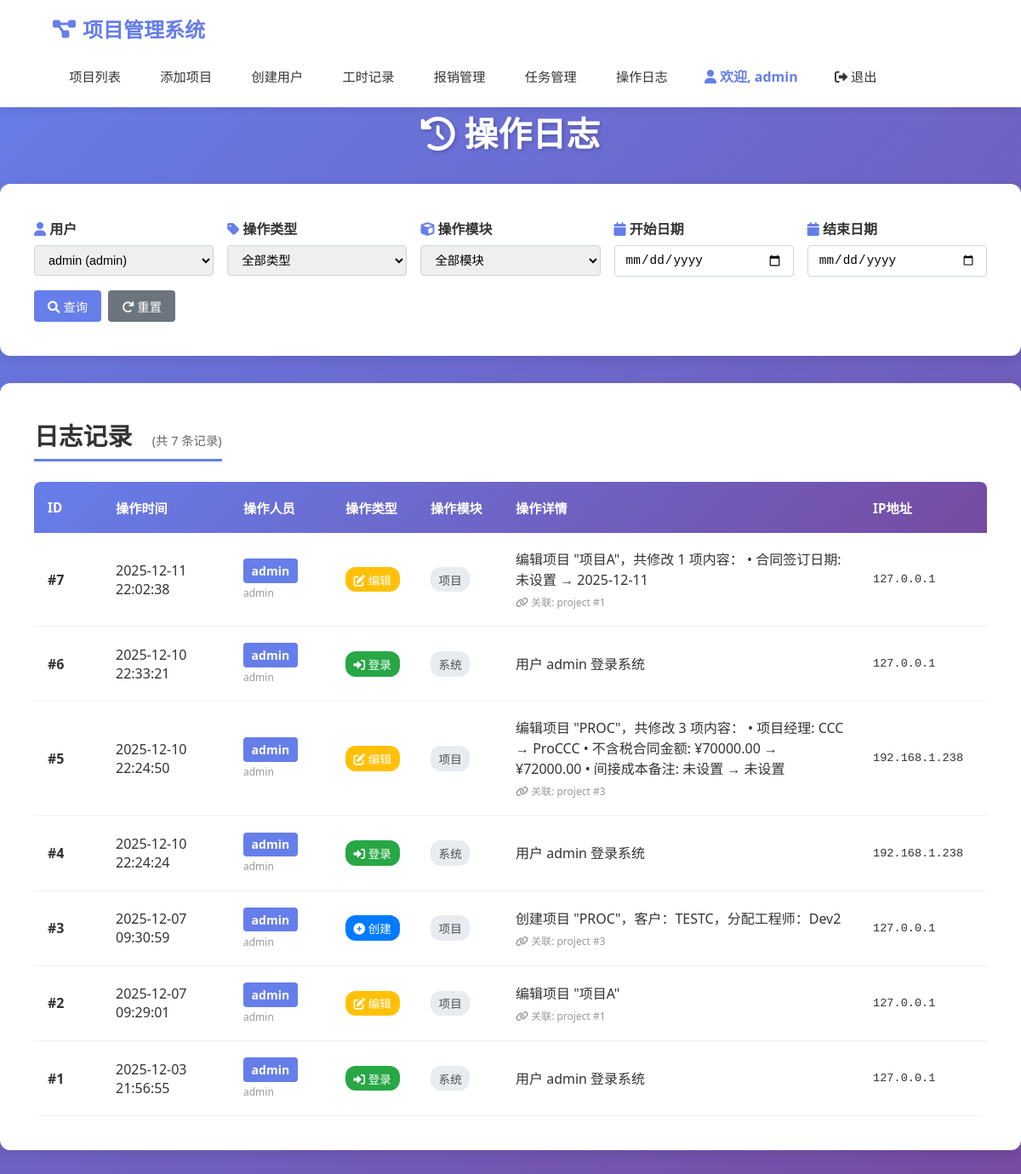
Screenshot of /operation-logs?user_id=1 (signed in) with the database file from the repository.
### models.py (models this page shows, shortened)
class User(UserMixin, db.Model):
    __tablename__ = "users"
    id = db.Column(db.Integer, primary_key=True, autoincrement=True)
    username = db.Column(db.String(80), unique=True, nullable=False)
    password_hash = db.Column(db.String(120), nullable=False)
    role = db.Column(db.String(20), nullable=False)  # 'admin', 'developer'
    created_at = db.Column(db.DateTime, default=datetime.utcnow)
    def is_admin(self):
        return self.role == 'admin'

class OperationLog(db.Model):
    __tablename__ = 'operation_logs'
    id = db.Column(db.Integer, primary_key=True)
    user_id = db.Column(db.Integer, db.ForeignKey('users.id'), nullable=False)
    operation_type = db.Column(db.String(50), nullable=False)  # 操作类型：登录、创建、编辑、删除、审批等
    operation_module = db.Column(db.String(50), nullable=False)  # 操作模块：项目、工时、报销、任务等
    operation_detail = db.Column(db.Text)  # 操作详情
    target_type = db.Column(db.String(50))  # 目标对象类型：project、worklog、expense等
    target_id = db.Column(db.Integer)  # 目标对象ID
    ip_address = db.Column(db.String(50))  # IP地址
    user_agent = db.Column(db.String(500))  # 浏览器信息
    created_at = db.Column(db.DateTime, default=datetime.utcnow, nullable=False)
    user = db.relationship('User', backref=db.backref('logs', lazy=True), foreign_keys=[user_id])
    def get_operation_icon(self):
        icons = {
            '登录': 'fa-sign-in-alt',
            '登出': 'fa-sign-out-alt',
            '创建': 'fa-plus-circle',
            '编辑': 'fa-edit',
            '删除': 'fa-trash-alt',
            '审批': 'fa-check-circle',
            '拒绝': 'fa-times-circle',
            '分配': 'fa-user-plus',
            '更新状态': 'fa-sync-alt',
            '上传': 'fa-upload',
            '下载': 'fa-download',
            '查看': 'fa-eye'
        }
        return icons.get(self.operation_type, 'fa-circle')
    def get_operation_color(self):
        colors = {
            '登录': '#28a745',
            '登出': '#6c757d',
            '创建': '#007bff',
            '编辑': '#ffc107',
            '删除': '#dc3545',
            '审批': '#28a745',
            '拒绝': '#dc3545',
            '分配': '#17a2b8',
            '更新状态': '#6f42c1',
            '上传': '#20c997',
            '下载': '#fd7e14',
            '查看': '#6c757d'
        }
        return colors.get(self.operation_type, '#6c757d')

### app.py (the view, shortened to what this page needs)
@app.route("/operation-logs")
@login_required
def operation_logs():
    if not current_user.is_admin():
        flash("只有管理员可以查看操作日志")
        return redirect(url_for("index"))
    user_id = request.args.get('user_id', type=int)
    operation_type = request.args.get('operation_type')
    operation_module = request.args.get('operation_module')
    date_from = request.args.get('date_from')
    date_to = request.args.get('date_to')
    page = request.args.get('page', 1, type=int)
    per_page = 50
    query = OperationLog.query
    if user_id:
        query = query.filter_by(user_id=user_id)
    if operation_type:
        query = query.filter_by(operation_type=operation_type)
    if operation_module:
        query = query.filter_by(operation_module=operation_module)
    if date_from:
        try:
            from_date = datetime.strptime(date_from, '%Y-%m-%d')
            query = query.filter(OperationLog.created_at >= from_date)
        except ValueError:
            pass
    pagination = query.order_by(OperationLog.created_at.desc()).paginate(
        page=page, per_page=per_page, error_out=False
    )
    logs = pagination.items
    users = User.query.all()
    operation_types = db.session.query(OperationLog.operation_type).distinct().all()
    operation_types = [t[0] for t in operation_types]
    operation_modules = db.session.query(OperationLog.operation_module).distinct().all()
    operation_modules = [m[0] for m in operation_modules]
    return render_template(
        "operation_logs.html",
        logs=logs,
        pagination=pagination,
        users=users,
        operation_types=operation_types,
        operation_modules=operation_modules,
        selected_user_id=user_id,
        selected_operation_type=operation_type,
        selected_operation_module=operation_module,
        date_from=date_from,
        date_to=date_to
    )

### app.py (called while the page is built)
@login_manager.user_loader
def load_user(user_id):
    return User.query.get(int(user_id))

### templates/operation_logs.html (shortened to what this page needs)
{% extends "base.html" %}
{% block content %}
<h1 class="page-title">
    <i class="fas fa-history"></i> 操作日志
</h1>
<div class="card" style="margin-bottom: 2rem;">
    <form method="GET" action="{{ url_for('operation_logs') }}" style="display: grid; grid-template-columns: repeat(auto-fit, minmax(200px, 1fr)); gap: 1rem;">
        <div class="form-group" style="margin-bottom: 0;">
            <label class="form-label">
                <i class="fas fa-user" style="color: #667eea;"></i> 用户
            </label>
            <select name="user_id" class="form-control">
                {% for user in users %}
                    <option value="{{ user.id }}" {% if selected_user_id == user.id %}selected{% endif %}>
                        {{ user.username }} ({{ user.role }})
                    </option>
                {% endfor %}
            </select>
        </div>
        <div class="form-group" style="margin-bottom: 0;">
            <label class="form-label">
                <i class="fas fa-tag" style="color: #667eea;"></i> 操作类型
            </label>
            <select name="operation_type" class="form-control">
                <option value="">全部类型</option>
            </select>
        </div>
        <div class="form-group" style="margin-bottom: 0;">
            <label class="form-label">
                <i class="fas fa-cube" style="color: #667eea;"></i> 操作模块
            </label>
            <select name="operation_module" class="form-control">
                <option value="">全部模块</option>
            </select>
        </div>
        <div class="form-group" style="margin-bottom: 0;">
            <label class="form-label">
                <i class="fas fa-calendar" style="color: #667eea;"></i> 开始日期
            </label>
            <input type="date" name="date_from" class="form-control" value="{{ date_from or '' }}">
        </div>
        <div class="form-group" style="margin-bottom: 0;">
            <label class="form-label">
                <i class="fas fa-calendar" style="color: #667eea;"></i> 结束日期
            </label>
            <input type="date" name="date_to" class="form-control" value="{{ date_to or '' }}">
        </div>
        <div style="display: flex; align-items: flex-end; gap: 0.5rem;">
            <button type="submit" class="btn btn-primary">
                <i class="fas fa-search"></i> 查询
            </button>
            <a href="{{ url_for('operation_logs') }}" class="btn btn-secondary">
                <i class="fas fa-redo"></i> 重置
            </a>
        </div>
    </form>
</div>
<div class="card">
    <div style="margin-bottom: 1.5rem; display: flex; justify-content: space-between; align-items: center;">
        <h2 style="margin: 0; color: #333;">
            日志记录
            <span style="color: #666; font-size: 0.9rem; font-weight: normal; margin-left: 1rem;">
                (共 {{ pagination.total }} 条记录)
            </span>
        </h2>
    </div>
    {% if logs %}
    <div class="table-container">
        <table class="project-table">
            <thead>
                <tr>
                    <th style="width: 80px;">ID</th>
                    <th style="width: 150px;">操作时间</th>
                    <th style="width: 120px;">操作人员</th>
                    <th style="width: 100px;">操作类型</th>
                    <th style="width: 100px;">操作模块</th>
                    <th>操作详情</th>
                    <th style="width: 150px;">IP地址</th>
                </tr>
            </thead>
            <tbody>
                {% for log in logs %}
                <tr>
                    <td><strong>#{{ log.id }}</strong></td>
                    <td>{{ log.created_at.strftime('%Y-%m-%d %H:%M:%S') }}</td>
                    <td>
                        <span class="badge" style="background: #667eea; color: white; padding: 0.3rem 0.6rem; border-radius: 4px;">
                            {{ log.user.username }}
                        </span>
                        <div style="font-size: 0.75rem; color: #999; margin-top: 0.2rem;">
                            {{ log.user.role }}
                        </div>
                    </td>
                    <td>
                        <span class="operation-badge" style="background: {{ log.get_operation_color() }};">
                            <i class="fas {{ log.get_operation_icon() }}"></i>
                            {{ log.operation_type }}
                        </span>
                    </td>
                    <td>
                        <span class="module-badge">
                            {{ log.operation_module }}
                        </span>
                    </td>
                    <td style="max-width: 400px;">
                        <div class="log-detail">
                            {{ log.operation_detail }}
                        </div>
                        {% if log.target_type and log.target_id %}
                            <div style="font-size: 0.75rem; color: #999; margin-top: 0.3rem;">
                                <i class="fas fa-link"></i>
                                关联: {{ log.target_type }} #{{ log.target_id }}
                            </div>
                        {% endif %}
                    </td>
                    <td>
                        <div style="font-family: monospace; font-size: 0.85rem;">
                            {{ log.ip_address }}
                        </div>
                    </td>
                </tr>
                {% endfor %}
            </tbody>
        </table>
    </div>
    {% else %}
    <div class="empty-state">
        <i class="fas fa-history" style="font-size: 4rem; color: #ddd; margin-bottom: 1rem;"></i>
        <h3>暂无操作日志</h3>
        <p>没有找到符合条件的操作记录，请调整查询条件</p>
    </div>
    {% endif %}
</div>
{% endblock %}

### templates/base.html (shortened to what this page needs)
<!DOCTYPE html>
<html lang="zh-CN">
<head>
    <link rel="stylesheet" href="{{ url_for('static', filename='style.css') }}">
    <link rel="stylesheet" href="https://cdnjs.cloudflare.com/ajax/libs/font-awesome/6.0.0/css/all.min.css">
</head>
<body>
        <header class="header">
            <div class="header-content">
                <a href="{{ url_for('index') }}" class="logo">
                    <i class="fas fa-project-diagram"></i> 项目管理系统
                </a>
                <nav class="nav">
                    {% if current_user.is_authenticated %}
                        {% if current_user.is_admin() %}
                            <a href="{{ url_for('index') }}">项目列表</a>
                            <a href="{{ url_for('create_project') }}">添加项目</a>
                            <a href="{{ url_for('create_user') }}">创建用户</a>
                            <a href="{{ url_for('worklog_list') }}">工时记录</a>
                            <a href="{{ url_for('expense_list') }}">报销管理</a>
                            <a href="{{ url_for('task_list') }}">任务管理</a>
                            <a href="{{ url_for('operation_logs') }}" class="nav-link">操作日志</a>
                        {% elif current_user.is_developer() %}
                            <a href="{{ url_for('worklog_list') }}">我的工时</a>
                            <a href="{{ url_for('create_worklog') }}">记录工时</a>
                            <a href="{{ url_for('expense_list') }}">我的报销</a>
                            <a href="{{ url_for('expense_create') }}">申请报销</a>
                            <a href="{{ url_for('task_list') }}">我的任务</a>
                        {% endif %}
                        <span><i class="fas fa-user"></i> 欢迎, {{ current_user.username }}</span>
                        <a href="{{ url_for('logout') }}"><i class="fas fa-sign-out-alt"></i> 退出</a>
                    {% endif %}
                </nav>
            </div>
        </header>
    <div class="cibtauber">
        <main class="main-content">
            {% block content %}{% endblock %}
        </main>
    </div>
</body>
</html>

### static/style.css (style rules this page uses)
* { margin: 0; padding: 0; box-sizing: border-box; }
body { font-family: 'Segoe UI', Tahoma, Geneva, Verdana, sans-serif; background: linear-gradient(135deg, #667eea 0%, #764ba2 100%); min-height: 100vh; }
.page-title { font-size: 2.5rem; color: white; margin-bottom: 2rem; text-align: center; text-shadow: 2px 2px 4px rgba(0,0,0,0.2); }
.card { background: white; border-radius: 12px; padding: 2.5rem; box-shadow: 0 4px 15px rgba(0,0,0,0.1); margin-bottom: 2rem; width: 100%; max-width: 100% !important; }
.card h2 { color: #333; margin-bottom: 1.5rem; font-size: 1.8rem; border-bottom: 3px solid #667eea; padding-bottom: 0.5rem; }
.table-container { width: 100%; overflow-x: auto; }
.project-table { width: 100%; border-collapse: collapse; background: white; border-radius: 8px; overflow: hidden; }
.project-table thead { background: linear-gradient(135deg, #667eea 0%, #764ba2 100%); }
.project-table thead th { color: white; padding: 1.2rem 1rem; text-align: left; font-weight: 600; font-size: 0.95rem; }
.project-table tbody tr { border-bottom: 1px solid #f0f0f0; transition: background-color 0.3s; }
.project-table td { padding: 1.2rem 1rem; color: #333; }
.btn { padding: 0.75rem 1.5rem; border-radius: 8px; border: none; cursor: pointer; font-size: 1rem; font-weight: 500; text-decoration: none; display: inline-block; transition: all 0.3s ease; text-align: center; }
.btn-primary { background: linear-gradient(135deg, #667eea 0%, #764ba2 100%); color: white; }
.btn-secondary { background: #6c757d; color: white; }
.form-group { margin-bottom: 1.5rem; }
.form-label { display: block; margin-bottom: 0.5rem; color: #333; font-weight: 600; }
.form-control { width: 100%; padding: 0.75rem; border: 2px solid #e1e5e9; border-radius: 8px; font-size: 1rem; transition: border-color 0.3s; }
.badge { display: inline-block; padding: 0.35rem 0.75rem; font-size: 0.875rem; font-weight: 600; border-radius: 20px; text-align: center; }

### templates/base.html (style rules this page uses)
.header { background: white; box-shadow: 0 2px 10px rgba(0,0,0,0.1); position: sticky; top: 0; z-index: 1000; width: 100%; }
.header-content { max-width: 95%; margin: 0 auto; padding: 1rem 2rem; display: flex; justify-content: space-between; align-items: center; flex-wrap: wrap; gap: 1rem; }
.logo { font-size: 1.5rem; font-weight: bold; color: #667eea; text-decoration: none; display: flex; align-items: center; gap: 0.5rem; transition: color 0.3s ease; }
.nav { display: flex; gap: 0.5rem; align-items: center; flex-wrap: wrap; }
.nav a { color: #333; text-decoration: none; padding: 0.6rem 1.2rem; border-radius: 6px; transition: all 0.3s ease; font-weight: 500; white-space: nowrap; font-size: 0.95rem; }
.nav span { color: #667eea; font-weight: 600; padding: 0.6rem 1rem; white-space: nowrap; }

### templates/operation_logs.html (style rules this page uses)
.operation-badge { display: inline-block; padding: 0.3rem 0.6rem; border-radius: 12px; color: white; font-size: 0.85rem; font-weight: 500; white-space: nowrap; }
.module-badge { display: inline-block; padding: 0.3rem 0.6rem; border-radius: 12px; background: #e9ecef; color: #495057; font-size: 0.85rem; font-weight: 500; }
.log-detail { word-break: break-word; line-height: 1.5; }
.form-group { margin-bottom: 1rem; }
.form-label { display: block; margin-bottom: 0.5rem; font-weight: 600; color: #333; }
.form-control { width: 100%; padding: 0.5rem 0.75rem; border: 1px solid #ced4da; border-radius: 4px; font-size: 0.9rem; }
.btn { display: inline-block; padding: 0.5rem 1rem; border: none; border-radius: 4px; font-size: 0.9rem; cursor: pointer; text-decoration: none; transition: all 0.2s; }
.btn-primary { background: #667eea; color: white; }
.btn-secondary { background: #6c757d; color: white; }
.badge { display: inline-block; }

### rows the page displays
User: username "admin"
OperationLog: id "7", created_at "2025-12-11 22:02:38", user.username "admin", user.role "admin", operation_type "编辑", operation_module "项目", operation_detail "编辑项目 \"项目A\"，共修改 1 项内容： • 合同签订日期: 未设置 → 2025-12-11", target_type "project", target_id "1", ip_address "127.0.0.1"
OperationLog: id "6", created_at "2025-12-10 22:33:21", user.username "admin", user.role "admin", operation_type "登录", operation_module "系统", operation_detail "用户 admin 登录系统", ip_address "127.0.0.1"
OperationLog: id "5", created_at "2025-12-10 22:24:50", user.username "admin", user.role "admin", operation_type "编辑", operation_module "项目", operation_detail "编辑项目 \"PROC\"，共修改 3 项内容： • 项目经理: CCC → ProCCC • 不含税合同金额: ¥70000.00 → ¥72000.00 • 间接成本备注: 未设置 → 未设置", target_type "project", target_id "3", ip_address "192.168.1.238"
OperationLog: id "4", created_at "2025-12-10 22:24:24", user.username "admin", user.role "admin", operation_type "登录", operation_module "系统", operation_detail "用户 admin 登录系统", ip_address "192.168.1.238"
OperationLog: id "3", created_at "2025-12-07 09:30:59", user.username "admin", user.role "admin", operation_type "创建", operation_module "项目", operation_detail "创建项目 \"PROC\"，客户：TESTC，分配工程师：Dev2", target_type "project", target_id "3", ip_address "127.0.0.1"
OperationLog: id "2", created_at "2025-12-07 09:29:01", user.username "admin", user.role "admin", operation_type "编辑", operation_module "项目", operation_detail "编辑项目 \"项目A\"", target_type "project", target_id "1", ip_address "127.0.0.1"
OperationLog: id "1", created_at "2025-12-03 21:56:55", user.username "admin", user.role "admin", operation_type "登录", operation_module "系统", operation_detail "用户 admin 登录系统", ip_address "127.0.0.1"

### other values shown
{{ pagination.total }} "7"
form field user_id "admin (admin)"
